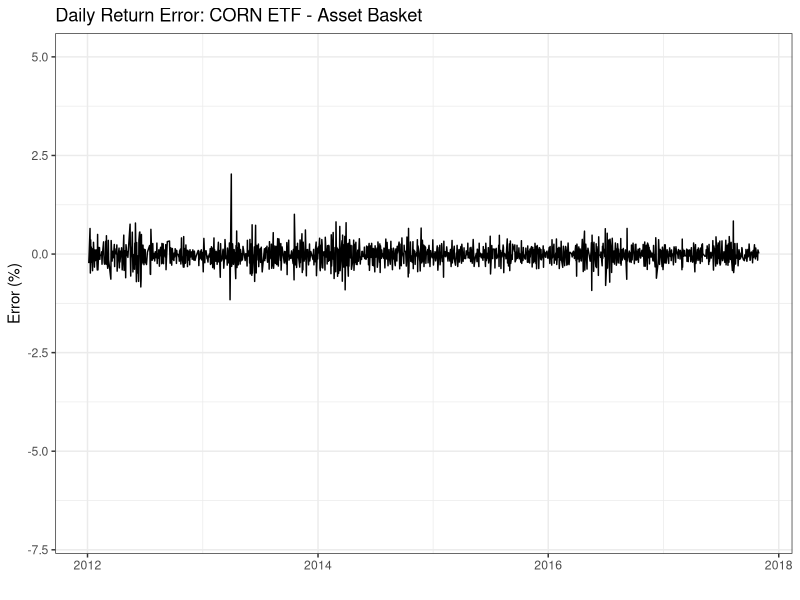

The R script that drew this image:
rm(list=ls())
library(readxl)
library(tidyverse)
library(ggthemes)


#----------------Load Data, order, and subset--------------#
# Import data from excel sheet
data <- read_excel("Data_Update.xlsx", 
                   col_types = c("date", "numeric", "numeric", 
                                 "numeric", "numeric", "numeric", 
                                 "numeric", "numeric", "numeric", 
                                 "numeric", "numeric", "numeric", 
                                 "numeric", "numeric", "numeric", 
                                 "numeric", "numeric", "numeric", 
                                 "numeric", "numeric", "numeric", 
                                 "numeric", "numeric", "numeric", 
                                 "numeric", "numeric", "numeric", 
                                 "numeric", "numeric", "numeric", 
                                 "numeric", "numeric", "numeric", 
                                 "numeric", "numeric", "numeric", 
                                 "numeric"))

data <- data[order(data$DATE),] #order by date
data <- subset(data, DATE < as.Date("2017-10-31")) #subset the data to only include those tyler used
data$asset_basket <- (data$`F1(.35)` * 0.35) + (data$`F2(.3)` * 0.3) + (data$`F3(.35)` * 0.35) # reconstruct asset basket

#--------------Calculate returns and Errors-----------------#

data$per_nav_return <- log(data$CORN_NAV/lag(data$CORN_NAV)) #calculate percent daily return in nav
data$per_etf_return <- log(data$CORN_MID/lag(data$CORN_MID)) #calculate percent daily return in etf
data$per_asset_return <- log(data$asset_basket/lag(data$asset_basket)) #calculate daily return in asset basket
data$etf_asset_error <- data$per_etf_return - data$per_asset_return #calculate error (%) between etf and asset
data <- na.omit(data) # remove all rows with NA, which are the last day of roll rows

#-------------Exploratory Plots----------------------------#

qplot(data$DATE, (data$etf_asset_error * 100), geom='line') + theme_bw() + 
  ggtitle('Daily Return Error: CORN ETF - Asset Basket') +
  ylab('Error (%)') + xlab('') + ylim(-7,5)

TE1 <- sum(abs(data$etf_asset_error)) / nrow(data)
